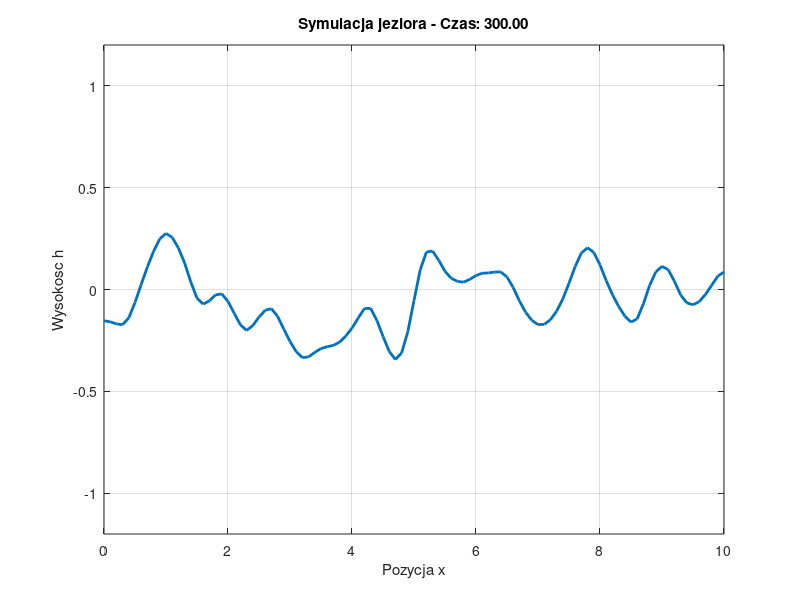

This chart was generated by the following MATLAB code:
clear all; close all; clc;

L = 10;          % Szerokosc jeziora 
c = 1;           % Predkosc propagacji
T_max = 300;      % Czas symulacji 
dx = 0.1;        % Krok przestrzenny
dt = 0.01;       % Krok czasowy  

x = 0:dx:L;
n = length(x);
r = (c * dt) / dx; % Wspolczynnik stabilnosci 

% Tworzenie tafli jeziora 
aktualny = zeros(1, n);
idx_3 = round(3/dx) + 1;
idx_4 = round(4/dx) + 1;
zakres = linspace(0, 2*pi, idx_4 - idx_3 + 1);
aktualny(idx_3:idx_4) = -0.5 + 0.5 * cos(zakres);

przeszly = aktualny; 
przyszly = zeros(1, n);

figure('Name', 'Zadanie 3: Idealne odbicie fali');
h_plot = plot(x, aktualny, 'LineWidth', 2);
axis([0 L -1.2 1.2]); grid on;
xlabel('Pozycja x'); ylabel('Wysokosc h');

t_steps = T_max / dt;

for k = 1:t_steps
    przyszly(1) = 2*r^2 * aktualny(2) + 2*(1-r^2) * aktualny(1) - przeszly(1);
    
    for i = 2:n-1
        przyszly(i) = r^2 * (aktualny(i-1) + aktualny(i+1)) + ...
                      2 * (1 - r^2) * aktualny(i) - przeszly(i);
    end
    
    przyszly(n) = 2*r^2 * aktualny(n-1) + 2*(1-r^2) * aktualny(n) - przeszly(n);
    
    przeszly = aktualny;
    aktualny = przyszly;
    
    if mod(k, 20) == 0
        set(h_plot, 'YData', aktualny);
        title(['Symulacja jeziora - Czas: ', num2str(k * dt, '%.2f')]);
        drawnow;
    end
end
